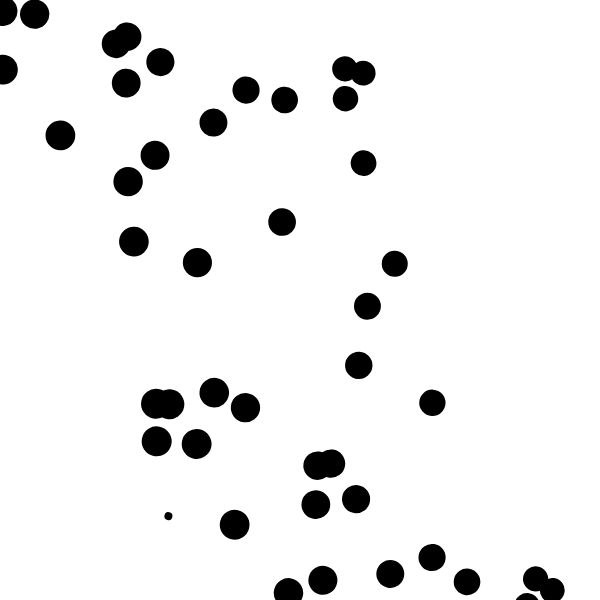
Frame 1 (no input)
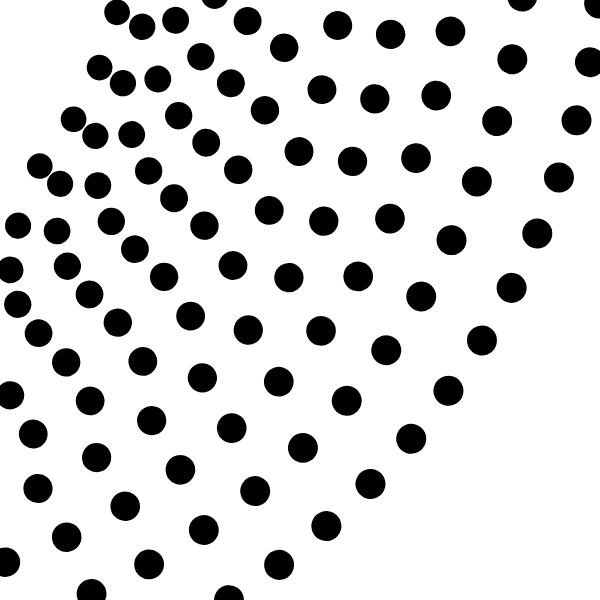
Frame 60 (no input)
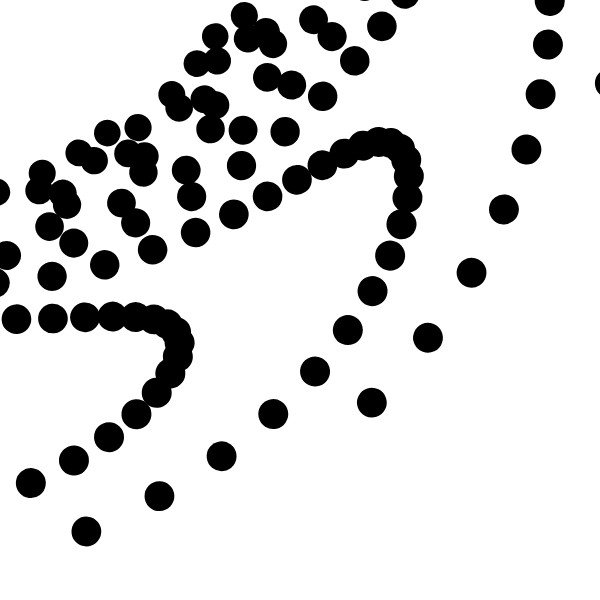
Frame 120 (the mouse pressed at the canvas centre since frame 60)

The p5.js sketch that drew these frames (run headless with seeded random() and noise() and a simulated clock; from frame 60 on, the mouse is pressed at the canvas centre):

// p5.js sketch
// ── sketch.js
// "Weave" — compounding rotate+translate inside the inner loop creates a
// spiraling drift of points. (The accumulating transform is intentional from
// the original .pde — not wrapped in push/pop.)

let wx;

function setup() {
  createCanvas(600, 600);
  background(255);
  wx = new Weave(1, color(0));
}

function draw() {
  background(255);
  wx.display();
}

class Weave {
  constructor(step, sc) {
    this.step = step;
    this.sc = sc;
    this.angle = 270;
    this.astep = 0.05;
    this.sw = 8;
  }

  display() {
    stroke(this.sc);

    for (let posx = 0; posx <= width; posx += this.step) {
      const rad = radians(this.angle);
      const posy = map(Math.pow(sin(rad), 3) * noise(rad), -1, 1, 0, height);

      rotate(this.angle / 1000);
      translate(width / 2, height / 2);
      strokeWeight(this.sw);
      point(posx, posy);

      this.sw = map(Math.pow(sin(rad), 3), -1, 1, 30, 0);
      this.angle += this.astep;
    }
  }
}
